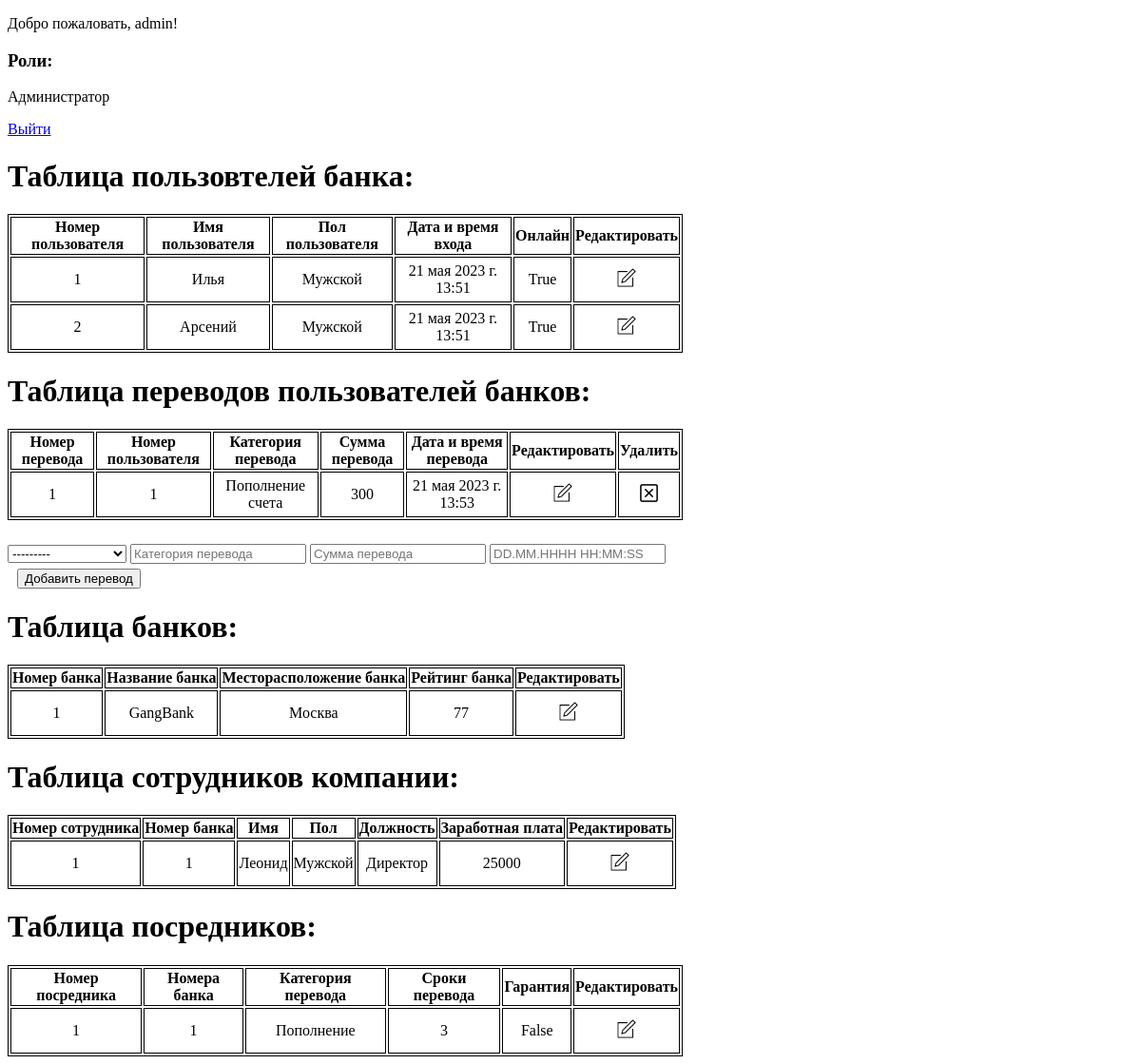
Screenshot of / (signed in) with the database file from the repository.
### main/models.py (models this page shows, shortened)
class Visitors(models.Model):
    name = models.CharField('Имя', max_length=10)
    gender = models.CharField('Пол', max_length=7)
    date = models.DateTimeField('Дата и время входа', max_length=10)
    online = models.BooleanField('Онлайн', max_length=5)
    class Meta:
        verbose_name = 'Пользователь'
        verbose_name_plural = 'Пользователи'

class Orders(models.Model):
    visitorNumber = models.ForeignKey(Visitors, on_delete=models.CASCADE)
    title = models.CharField('Категория перевода', max_length=25)
    price = models.IntegerField('Сумма перевода')
    date = models.DateTimeField('Дата и время перевода', max_length=19)
    class Meta:
        verbose_name = 'Перевод'
        verbose_name_plural = 'Переводы'

class Bank(models.Model):
    name = models.CharField('Название банка', max_length=10)
    address = models.CharField('Месторасположение банка', max_length=25)
    square = models.IntegerField('Рейтинг', max_length=2)
    class Meta:
        verbose_name = 'Банк'
        verbose_name_plural = 'Банки'

class Employees(models.Model):
    bankId = models.OneToOneField(Bank, on_delete = models.CASCADE, primary_key = False)
    name = models.CharField('Имя', max_length=10)
    gender = models.CharField('Пол', max_length=7)
    position = models.CharField('Должность', max_length=25)
    salary = models.IntegerField('Заработная плата', max_length=6)
    class Meta:
        verbose_name = 'Сотрудник'
        verbose_name_plural = 'Сотрудники'

class Intermediary(models.Model):
    customerId = models.ManyToManyField(Bank)
    product = models.CharField('Категория перевода', max_length=10)
    time = models.IntegerField('Сроки перевода', max_length=1)
    guarantee = models.BooleanField('Гарантия', max_length=5)
    class Meta:
        verbose_name = 'Посредник'
        verbose_name_plural = 'Посредники'

### main/views.py (the view)
# urls.py: path('', views.index, name='home'),
def index(request):
    visitorsTable = Visitors.objects.all()
    ordersTable = Orders.objects.all()
    bankTable = Bank.objects.all()
    employeesTable = Employees.objects.all()
    intermediaryTable = Intermediary.objects.all()
    form = OrdersForm()
    if request.method == 'POST':
        form = OrdersForm(request.POST)
        if form.is_valid():
            form.save()
            return HttpResponseRedirect('/')
    return render(request, 'main/index.html', {'visitors': visitorsTable, 'orders': ordersTable, 'bank': bankTable, 'employees': employeesTable, 'intermediary': intermediaryTable, 'form': form})

### main/forms.py
class OrdersForm(ModelForm):
    class Meta:
        model = Orders
        fields = ['visitorNumber', 'title', 'price', 'date']
        widgets = {
            "title": TextInput(attrs={
                'placeholder': 'Категория перевода'
            }),
            "price": NumberInput(attrs={
                'placeholder': 'Сумма перевода'
            }),
            "date": DateTimeInput(attrs={
                'placeholder': 'DD.MM.HHHH HH:MM:SS'
            })
        }

### main/templates/main/index.html (shortened to what this page needs)
{% extends 'main/layout.html' %}
{% block content %}
    {% if user.is_authenticated  %}
        <p>Добро пожаловать, {{ user.username }}!</p>
        <h3>Роли:</h3>
        <p>
            {% if user.is_staff  %}
                <p>Администратор</p>
            {% else %}
                {% for group in user.groups.all %}
                    <p>{{ group.name }}</p>
                {% endfor %}
            {% endif %}
        </p>
        <a href="{% url 'exit' %}">Выйти</a>
        {% if user.is_staff  %}
                {% include 'main/tablesMain.html' %}
            {% endif %}
    {% else %}
        <a href="{% url 'registration' %}">Регистрация</a>
        <a href="{% url 'authorization' %}">Авторизация</a>
        <p>Для просмотра базы данных необходимо зарегистрироваться</p>
    {% endif %}
{% endblock %}

### main/templates/main/layout.html (shortened to what this page needs)
{% load static %}
<!doctype html>
<html lang="en">
<head>
    <link rel="stylesheet" href="{% static 'main/css/main.css' %}">
</head>
<body>
    {% block content %}
    {% endblock %}
</body>
</html>

### main/templates/main/tablesMain.html (shortened to what this page needs)
        {% if visitors %}
        <h1>Таблица пользовтелей банка:</h1>
        <div class="usersContainer">
            <table>
                <tr>
                    <th>Номер пользователя</th>
                    <th>Имя пользователя</th>
                    <th>Пол пользователя</th>
                    <th>Дата и время входа</th>
                    <th>Онлайн</th>
                    <th>Редактировать</th>
                </tr>
        {% for el in visitors %}
                <tr>
                    <td>{{ el.id }}</td>
                    <td>{{ el.name }}</td>
                    <td>{{ el.gender }}</td>
                    <td>{{ el.date }}</td>
                    <td>{{ el.online }}</td>
                    <td><a href="{% url 'visitor-update' el.id %}"><img src="static/main/images/editTableEntry.png" width="40" height="40" alt=""></a></td>
                </tr>
        {% endfor %}
    {% else %}
        <p>Таблица пользователей банков пуста.</p>
    {% endif %}
            </table>
        </div>
    {% if orders %}
        <h1>Таблица переводов пользователей банков:</h1>
        <div class="userOrdersContainer">
            <table>
                <tr>
                    <th>Номер перевода</th>
                    <th>Номер пользователя</th>
                    <th>Категория перевода</th>
                    <th>Сумма перевода</th>
                    <th>Дата и время перевода</th>
                    <th>Редактировать</th>
                    <th>Удалить</th>
                </tr>
        {% for el in orders %}
                <tr>
                    <td>{{ el.id }}</td>
                    <td>{{ el.visitorNumber.id }}</td>
                    <td>{{ el.title }}</td>
                    <td>{{ el.price }}</td>
                    <td>{{ el.date }}</td>
                    <td><a href="{% url 'order-update' el.id %}"><img src="static/main/images/editTableEntry.png" width="40" height="40" alt=""></a></td>
                    <td><a href="{% url 'order-delete' el.id %}"><img src="static/main/images/deleteTableEntry.png" width="25" height="25" alt=""></a></td>
                </tr>
        {% endfor %}
    {% else %}
        <p>Таблица переводов пользователей банков пуста.</p>
    {% endif %}
            </table>
        </div>
    <div class="addFormContainer">
        <form method="post">
            {{ form.visitorNumber }}
            {{ form.title }}
            {{ form.price }}
            {{ form.date }}
            <button type="submit">Добавить перевод</button><br>
        </form>
    </div>
    {% if bank %}
        <h1>Таблица банков:</h1>
        <div class="shopsContainer">
            <table>
                <tr>
                    <th>Номер банка</th>
                    <th>Название банка</th>
                    <th>Месторасположение банка</th>
                    <th>Рейтинг банка</th>
                    <th>Редактировать</th>
                </tr>
        {% for el in bank %}
                <tr>
                    <td>{{ el.id }}</td>
                    <td>{{ el.name }}</td>
                    <td>{{ el.address }}</td>
                    <td>{{ el.square }}</td>
                    <td><a href="{% url 'bank-update' el.id %}"><img src="static/main/images/editTableEntry.png" width="40" height="40" alt=""></a></td>
                </tr>
        {% endfor %}
    {% else %}
        <p>Таблица банков пуста.</p>
    {% endif %}
            </table>
        </div>
    {% if employees %}
        <h1>Таблица сотрудников компании:</h1>
        <div class="employeesContainer">
            <table>
                <tr>
                    <th>Номер сотрудника</th>
                    <th>Номер банка</th>
                    <th>Имя</th>
                    <th>Пол</th>
                    <th>Должность</th>
                    <th>Заработная плата</th>
                    <th>Редактировать</th>
                </tr>
        {% for el in employees %}
                <tr>
                    <td>{{ el.id }}</td>
                    <td>{{ el.bankId.id }}</td>
                    <td>{{ el.name }}</td>
                    <td>{{ el.gender }}</td>
                    <td>{{ el.position }}</td>
                    <td>{{ el.salary }}</td>
                    <td><a href="{% url 'employee-update' el.id %}"><img src="static/main/images/editTableEntry.png" width="40" height="40" alt=""></a></td>
                </tr>
        {% endfor %}
    {% else %}
        <p>Таблица сотрудников банка пуста.</p>
    {% endif %}
            </table>
        </div>
    {% if intermediary %}
        <h1>Таблица посредников:</h1>
        <div class="usersContainer">
            <table>
                <tr>
                    <th>Номер посредника</th>
                    <th>Номера банка</th>
                    <th>Категория перевода</th>
                    <th>Сроки перевода</th>
                    <th>Гарантия</th>
                    <th>Редактировать</th>
                </tr>
        {% for el in intermediary %}
                <tr>
                    <td>{{ el.id }}</td>
                    <td>
                        {% for elem in el.customerId.all %}
                            {% if intermediary %}
                                {{ elem.id}}<br>
                            {% endif %}
                        {% endfor %}
                    </td>
                    <td>{{ el.product }}</td>
                    <td>{{ el.time }}</td>
                    <td>{{ el.guarantee }}</td>
                    <td><a href="{% url 'intermediary-update' el.id %}"><img src="static/main/images/editTableEntry.png" width="40" height="40" alt=""></a></td>
                </tr>
        {% endfor %}
    {% else %}
        <p>Таблица посредников пуста.</p>
    {% endif %}
            </table>
        </div>

### main/static/main/css/main.css (style rules this page uses)
table, th, td { border: 1px solid black; text-align: center; }
.usersContainer { width: 710px; }
.userOrdersContainer { width: 710px; }
.addFormContainer { width: 711px; }
.addFormContainer form { margin-top: 25px; }
.addFormContainer form input { margin-bottom: 5px; }
.addFormContainer form button { margin-left: 10px; }

### rows the page displays
Visitors: id "1", name "Илья", gender "Мужской", date "21 мая 2023 г. 13:51", online "True"
Visitors: id "2", name "Арсений", gender "Мужской", date "21 мая 2023 г. 13:51", online "True"
Orders: id "1", visitorNumber.id "1", title "Пополнение счета", price "300", date "21 мая 2023 г. 13:53"
Bank: id "1", name "GangBank", address "Москва", square "77"
Employees: id "1", bankId.id "1", name "Леонид", gender "Мужской", position "Директор", salary "25000"
Intermediary: id "1", product "Пополнение", time "3", guarantee "False"

### other values shown
{{ user.username }} "admin"
